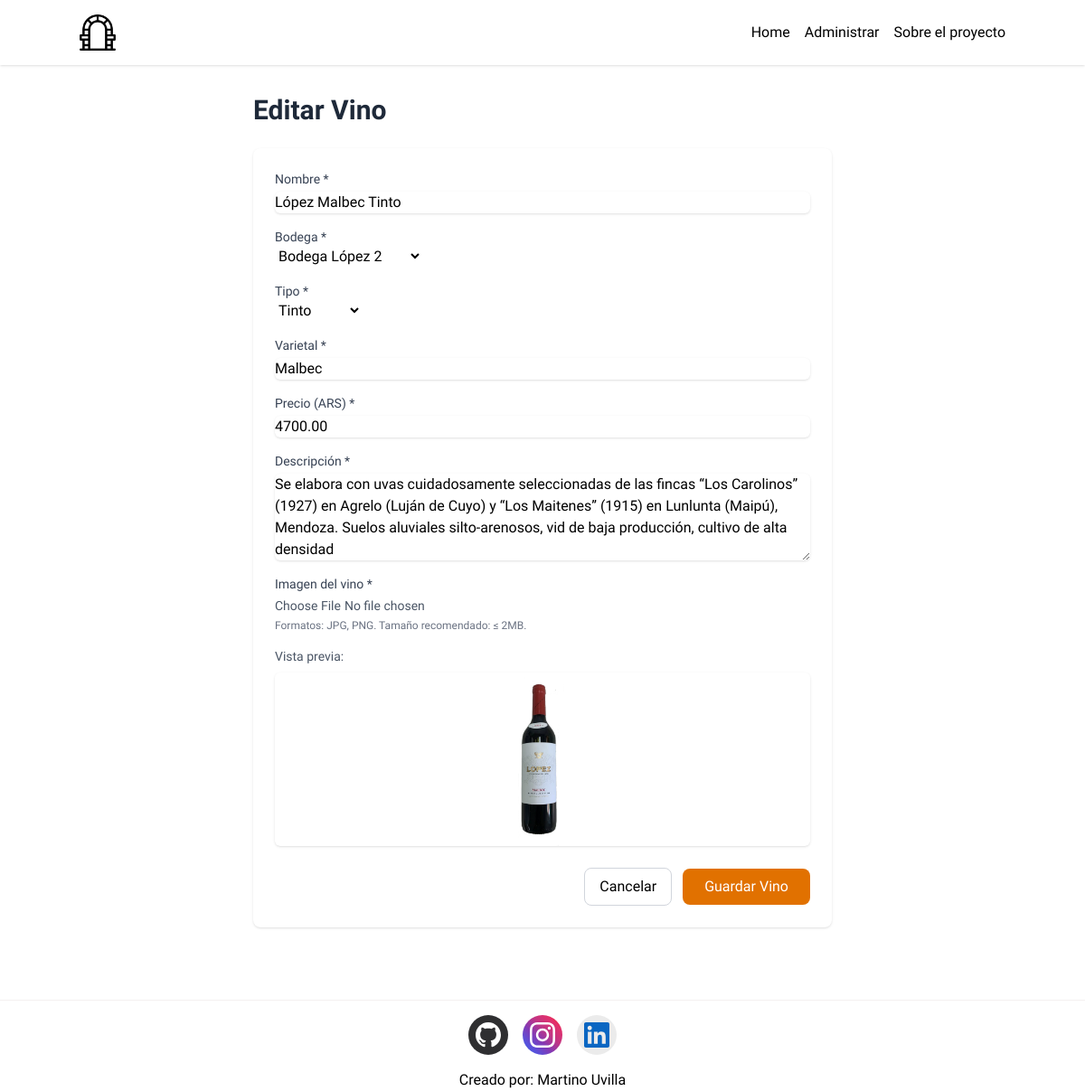
The app's page /vino/editar/1 with its own data.
### bodegaApp/models.py (models this page shows, shortened)
class Vino(models.Model):
    CHOICES = [
        ('Tinto', 'Tinto'),
        ('Blanco', 'Blanco'),
        ('Rosado', 'Rosado'),
        ('Espumoso', 'Espumoso'),]
    id = models.AutoField(primary_key=True)
    nombre = models.CharField(max_length=200,verbose_name="Nombre")
    bodega = models.ForeignKey(Bodega, on_delete=models.CASCADE,verbose_name="Bodega",related_name="vinos")
    tipo = models.CharField(max_length=20,choices=CHOICES,verbose_name="Tipo")
    varietal = models.CharField(max_length=100,verbose_name="Varietal")
    precio = models.DecimalField(max_digits=6, decimal_places=2,verbose_name="Precio")
    descripcion = models.TextField(verbose_name="Descripción")
    imagen = models.ImageField(upload_to='imagenes/',verbose_name="Imagen")

### bodegaApp/views.py (the view)
# urls.py: path('vino/editar/<int:id>', editar_vino,name="editar_vino"),
def editar_vino(request,id):
    vino_Editado = Vino.objects.get(id=id)
    formulario = VinoForm(
        request.POST or None,
        request.FILES or None,
        instance=vino_Editado)
    if formulario.is_valid() and request.POST:
        formulario.save()
        return redirect('administrar')
    return render(request, 'editar_vino.html', {'formulario':formulario})

### bodegaApp/forms.py
class VinoForm(forms.ModelForm):
    class Meta:
        model = Vino
        fields = '__all__'

### bodegaApp/models.py (called while the page is built)
    def __str__(self):
        return self.nombre

### bodegaApp/templates/editar_vino.html (shortened to what this page needs)
{% extends 'base.html' %}
{% block content %}
<div class="container max-w-2xl px-4 py-8 mx-auto">
    <h1 class="mb-6 text-3xl font-bold text-gray-800">Editar Vino</h1>
    {% include "vino_form.html" %}
</div>
{% endblock %}

### bodegaApp/templates/vino_form.html (shortened to what this page needs)
<form
  class="max-w-3xl p-6 mx-auto bg-white rounded-lg shadow"
  action=""
  method="post"
  enctype="multipart/form-data"
>
  <div class="mb-4">
    <label for="nombre" class="block text-sm font-medium text-gray-700"
      >Nombre *</label
    >
    <input
      name="nombre"
      type="text"
      maxlength="200"
      required
      class="block w-full mt-1 border-gray-300 rounded-md shadow-sm focus:ring-amber-500 focus:border-amber-500"
      placeholder="Nombre del vino"
      value="{{ formulario.nombre.value|default:''}} "
    />
  </div>
  <div class="mb-4">
    <label for="bodega" class="block text-sm font-medium text-gray-700"
      >Bodega *</label
    >
    {{ formulario.bodega }}
  </div>
  <div class="mb-4">
    <label for="tipo" class="block text-sm font-medium text-gray-700"
      >Tipo *</label
    >
    {{ formulario.tipo }}
  </div>
  <div class="mb-4">
    <label for="varietal" class="block text-sm font-medium text-gray-700"
      >Varietal *</label
    >
    <input
      name="varietal"
      type="text"
      maxlength="100"
      required
      class="block w-full mt-1 border-gray-300 rounded-md shadow-sm focus:ring-amber-500 focus:border-amber-500"
      placeholder="Ej: Malbec, Chardonnay"
      value="{{ formulario.varietal.value|default:''}} "
    />
  </div>
  <div class="mb-4">
    <label for="precio" class="block text-sm font-medium text-gray-700"
      >Precio (ARS) *</label
    >
    <input
      name="precio"
      type="number"
      min="0"
      step="0.01"
      required
      class="block w-full mt-1 border-gray-300 rounded-md shadow-sm focus:ring-amber-500 focus:border-amber-500"
      placeholder="Ej: 1950.00"
      value = "{{ formulario.precio.value|default:'' }}"
    />
  </div>
  <div class="mb-4">
    <label for="descripcion" class="block text-sm font-medium text-gray-700"
      >Descripción *</label
    >
    <textarea
      name="descripcion"
      rows="4"
      required
      maxlength="2000"
      class="block w-full mt-1 border-gray-300 rounded-md shadow-sm focus:ring-amber-500 focus:border-amber-500"
      placeholder="Notas de cata, crianza, maridaje, etc."
    >{{ formulario.descripcion.value|default:''}}</textarea>
  </div>
  <div class="mb-6">
    <label for="imagen" class="block text-sm font-medium text-gray-700"
      >Imagen del vino *</label
    >
    <input
      name="imagen"
      type="file"
      accept="image/*"
      class="block w-full mt-1 text-sm text-gray-600"
    />
    <p class="mt-1 text-xs text-gray-500">
      Formatos: JPG, PNG. Tamaño recomendado: ≤ 2MB.
    </p>
    {% if formulario.imagen.value %}
    <div class="mt-4">
      <p class="mb-2 text-sm text-gray-600">Vista previa:</p>
      <img
        src="{{ formulario.imagen.value.url }}"
        alt="Vista previa imagen"
        class="object-contain w-full h-48 rounded-md shadow"
      />
    </div>
    {% endif %}
  </div>
  <div class="flex items-center justify-end gap-3">
    <button
      class="px-4 py-2 border border-gray-300 rounded-lg hover:bg-gray-50"
    >
      <a href="{% url "administrar" %}">Cancelar</a>
    </button>
    <button
      type="submit"
      class="px-6 py-2 text-white rounded-lg bg-amber-600 hover:bg-amber-700"
    >
      Guardar Vino
    </button>
  </div>
</form>

### records on screen
Vino: nombre "López Malbec Tinto", bodega "Bodega López 2", tipo "Tinto", varietal "Malbec", precio "4700.00", descripcion "Se elabora con uvas cuidadosamente seleccionadas de las fincas “Los Carolinos” (1927) en Agrelo (Luján de Cuyo) y “Los Maitenes” (1915) en Lunlunta (Maipú), Mendoza. Suelos aluviales silto-arenosos, vid de baja producción, cultivo de alta densidad"
